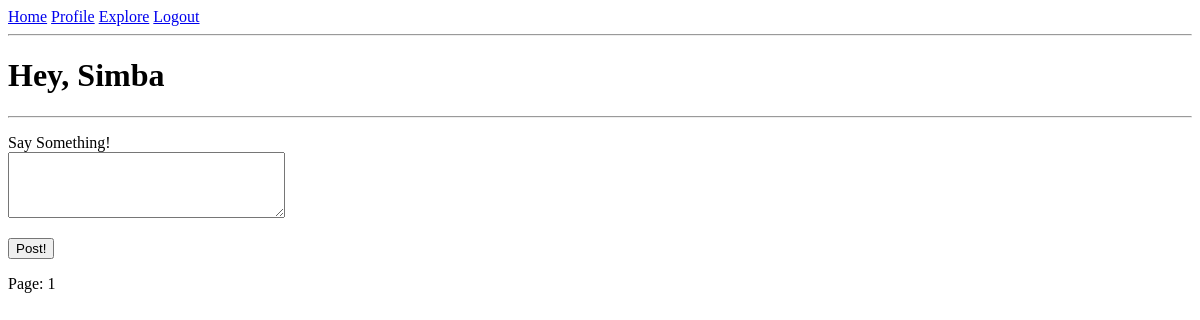
The page /index (signed in) on the database as committed earlier.
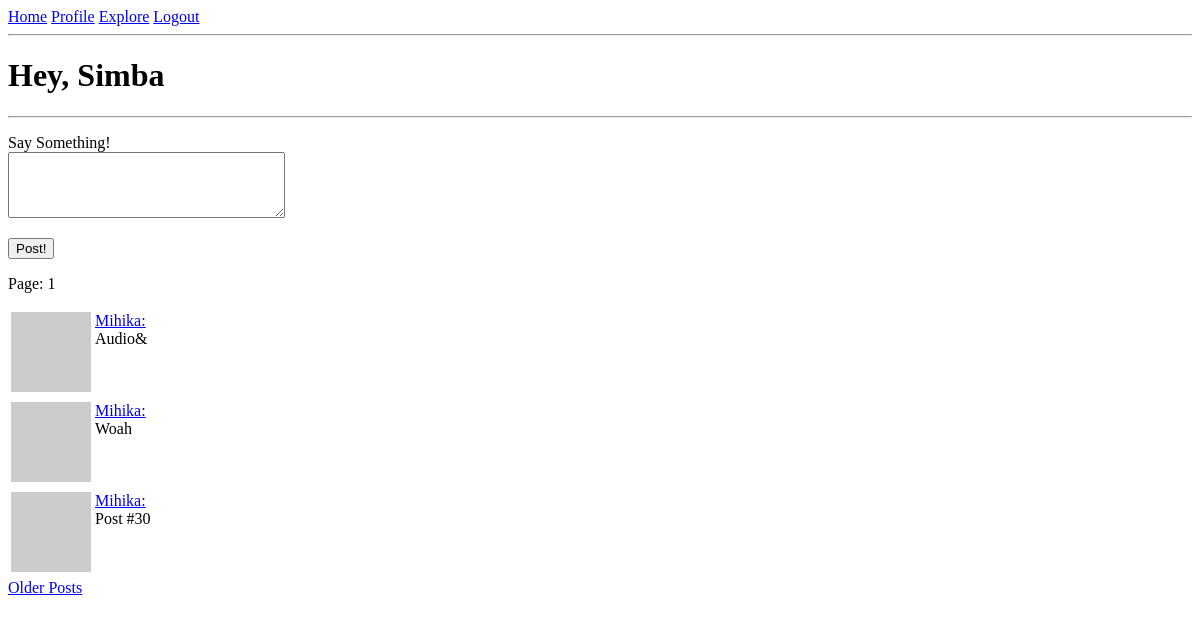
The same page on the database as committed later.
### app/models.py (models this page shows, shortened)
class Post(db.Model):
	id = db.Column(db.Integer, primary_key=True)
	body = db.Column(db.String(140))
	timestamp = db.Column(db.DateTime, index=True, default=datetime.utcnow)
	user_id = db.Column(db.Integer, db.ForeignKey('user.id'))

class User(UserMixin, db.Model):
	id = db.Column(db.Integer, primary_key=True)
	username = db.Column(db.String(64), unique=True, index=True)
	email = db.Column(db.String(128), unique=True, index=True)
	password = db.Column(db.String(64), unique=True, index=True)
	about_me = db.Column(db.String(140))
	last_seen = db.Column(db.DateTime, default=datetime.utcnow)
	posts = db.relationship('Post', backref='author', lazy='dynamic')
	followed = db.relationship('User', secondary=followers, primaryjoin=(followers.c.follower_id == id), secondaryjoin=(
		followers.c.followed_id == id), backref=db.backref('followers', lazy='dynamic'), lazy='dynamic')
	def avatar(self, size):
		x = "hey8989"+self.email
		digest = md5(x.lower().encode('utf-8')).hexdigest()
		return 'https://www.gravatar.com/avatar/{}?d=identicon&s={}'.format(digest, size)
	def followed_posts(self):
		followed = Post.query.join(followers, (followers.c.followed_id == Post.user_id)).filter(
			followers.c.follower_id == self.id)
		own = Post.query.filter_by(user_id=self.id)
		return followed.union(own).order_by(Post.timestamp.desc())

### app/routes.py (the view, shortened to what this page needs)
@app.route('/', methods=['GET', 'POST'])
@app.route('/index', methods=['GET', 'POST'])
@login_required
def index():
	form = PostForm()
	page = request.args.get('page', 1, type=int)
	posts = current_user.followed_posts().paginate(page, app.config['POSTS_PER_PAGE'], False)
	next_url = url_for('index', page=posts.next_num) if posts.has_next else None
	prev_url = url_for('index', page=posts.prev_num) if posts.has_prev else None
	return render_template('index.html', title="Main Page", posts=posts.items, form=form, next_url=next_url, prev_url=prev_url, page=page)

### app/forms.py
class PostForm(FlaskForm):
	post = TextAreaField('Say Something!', validators=[DataRequired(), Length(min=1, max=140)])
	submit = SubmitField('Post!')

### app/models.py (called while the page is built)
@login.user_loader
def load_user(id):
	return User.query.get(int(id))

### app/routes.py (called while the page is built)
@app.before_request
def before_request():
	if current_user.is_authenticated:
		current_user.last_seen = datetime.utcnow()
		db.session.commit()

### app/templates/index.html (shortened to what this page needs)
{% extends "base.html" %}
{% block content %}
    <h1>Hey, {{ current_user.username }}</h1>
    <hr>
    {% if form %}
        <form action="" method="POST">
            <p>
                {{ form.post.label }}<br>
                {{ form.post(cols=32, rows=4) }}<br>
            </p>
            <p>
                {{ form.submit }}
            </p>
        </form>
    {% endif %}
    <p>Page: {{ page }}</p>
    {% for post in posts %}
        {% include '_post.html' %}
    {% endfor %}
    {% if next_url %}
        <a href="{{ next_url }}">Older Posts</a>
    {% endif %}
{% endblock %}

### app/templates/_post.html
<table>
    <tr valign="top">
        <td> <img src = "{{post.author.avatar(32)}}"> </td>
        <td>
            <a href="{{ url_for('user', username=post.author.username) }}">{{post.author.username}}:</a><br>
            {{post.body}}
        </td>
    </tr>
</table>

Rows that differ between the two databases and show on the page:
added Post: author.username "Mihika", body "Audio&"
added Post: author.username "Mihika", body "Woah"
added Post: author.username "Mihika", body "Post #30"
Other text that changed with them:
text now shown: "Older Posts"
